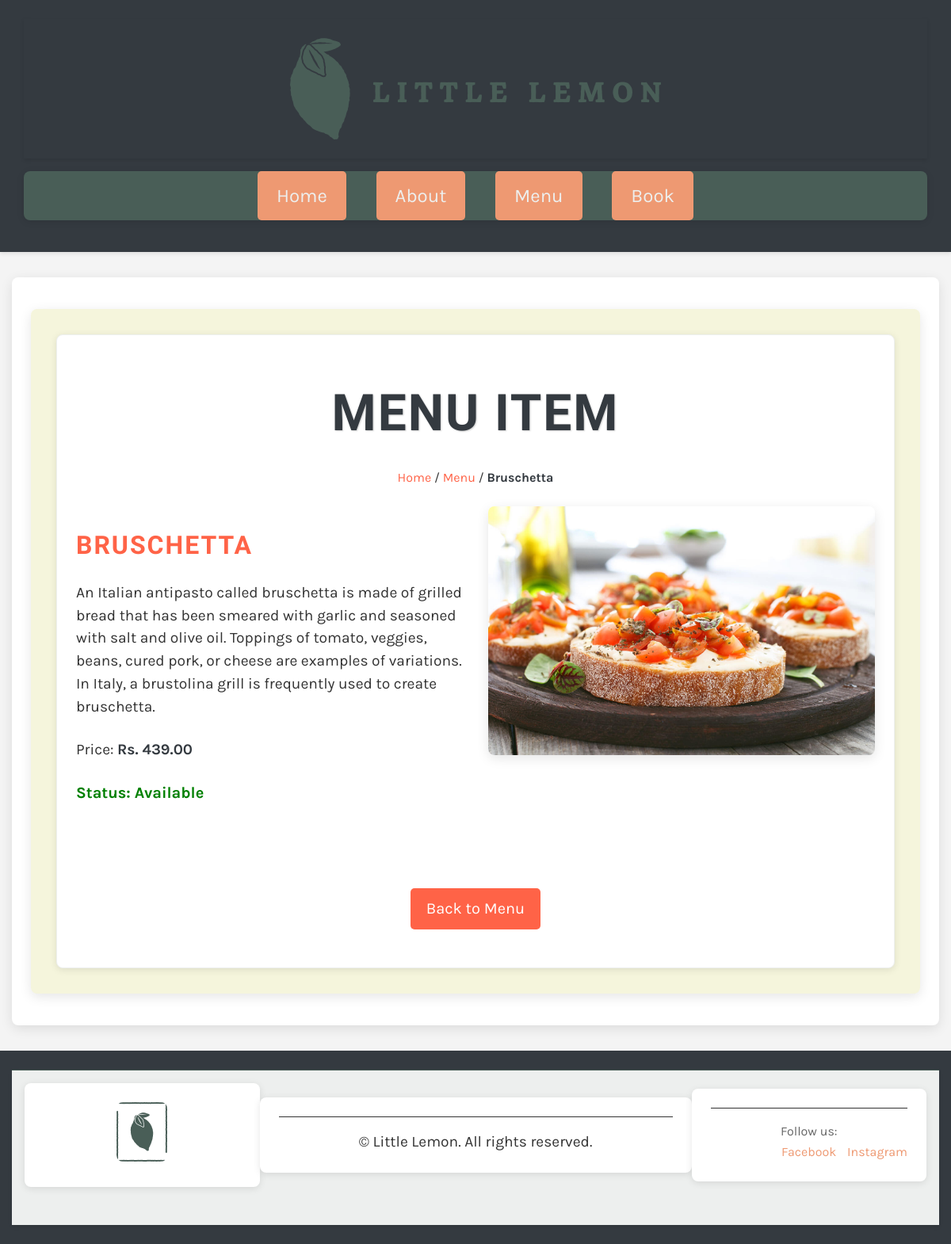
Page /menu/item/3/ on the committed database.
### restaurant/models.py (models this page shows, shortened)
class Menu(models.Model):
    name = models.CharField(max_length=200)
    price = models.IntegerField()
    description = models.TextField(max_length=1000, blank=True)
    category = models.CharField(
        max_length=20,
        choices=CATEGORY_CHOICES,
        default='entrees'
    )
    status = models.IntegerField(
        choices=STATUS_CHOICES,
        default=1
    )
    order = models.PositiveIntegerField(default=0)
    class Meta:
        ordering = ['category', 'order', 'name']

### restaurant/views.py (the view)
# urls.py: path('menu/item/<int:pk>/', display_menu_items, name='display_menu_items'),
def display_menu_items(request, pk=None):
    menu_item = get_object_or_404(Menu, pk=pk)
    return render(request, "menu_item.html", {'menu_item': menu_item})

### restaurant/templates/menu_item.html
{% extends 'base.html' %}
{% load static %}
{% block content %}
<section style="background-color: #f5f5dc; padding: 2rem; border-radius: 8px; box-shadow: 0 4px 15px rgba(0, 0, 0, 0.1);">
    <article style="max-width: 1200px; margin: 0 auto;">
        <h1 style="text-align: center; color: var(--secondary-color);">Menu Item</h1>
        <span style="display: block; text-align: center; margin-bottom: 1.5rem;">
            <a href="{% url 'home' %}" style="text-decoration: none; color: var(--accent-color);">Home</a> /
            <a href="{% url 'menu' %}" style="text-decoration: none; color: var(--accent-color);">Menu</a> /
            <span style="font-weight: bold; color: var(--secondary-color);">{{ menu_item.name }}</span>
        </span>
        <div class="row" style="display: flex; flex-wrap: wrap; gap: 2rem;">
            <div class="column" style="flex: 1; min-width: 300px;">
                <h2 style="color: var(--accent-color); font-size: 2rem;">{{ menu_item.name }}</h2>
                <p style="font-size: 1.2rem; line-height: 1.5;">{{ menu_item.description }}</p>
                <p style="font-size: 1.2rem;">Price: <span style="font-weight: bold; color: var(--secondary-color);">Rs. {{ menu_item.price }}.00</span></p>
                {% if menu_item.status == 1 %}
                    <p style="color: green; font-weight: bold;">Status: Available</p>
                {% else %}
                    <p style="color: red; font-weight: bold; text-decoration: line-through;">Status: Unavailable</p>
                {% endif %}
            </div>
            <div class="column" style="flex: 1; min-width: 300px;">
                <img src="{% static 'img/menu_items/' %}{{ menu_item.name }}.jpg" alt="{{ menu_item.name }}" style="max-width: 100%; border-radius: 8px; box-shadow: 0 4px 15px rgba(0, 0, 0, 0.1);" />
            </div>
        </div>
        <p style="text-align: center; margin-top: 2rem;">
            <a href="{% url 'menu' %}" class="cta" style="background-color: var(--accent-color); color: white; padding: 10px 20px; text-decoration: none; border-radius: 5px; transition: background-color 0.3s;">
                Back to Menu
            </a>
        </p>
    </article>
</section>
{% endblock %}

### restaurant/static/css/style.css (style rules this page uses)
body { font-family: 'Karla', sans-serif; margin: 3rem 5%; line-height: 1.6; background-color: #f7f7f7; }
h1, h2, h3, h4, h5, h6 { font-family: 'Markazi Text', serif; letter-spacing: 2px; text-transform: uppercase; }
h1 { font-size: 4rem; margin: 1.5rem 0 0; color: #333; text-shadow: 1px 1px 2px rgba(0, 0, 0, 0.2); }
h2 { font-size: 2.5rem; color: #495E57; margin: 1rem 0; }
p, ul { font-size: 1.25rem; margin-bottom: 1.5rem; }
a { color: #EE9972; text-decoration: none; transition: color 0.3s; }
section { display: flex; gap: 2rem; margin: 1rem 0; }
article { flex: 1; padding: 1.5rem; background-color: white; border-radius: 8px; box-shadow: 0 2px 10px rgba(0, 0, 0, 0.1); margin-bottom: 2rem; transition: transform 0.2s; }
article img { max-width: 100%; border-radius: 8px; }
main article { border: 1px solid #EDEFEE; }
.cta { display: inline-block; color: rgba(255, 255, 255, 0.9); background-color: #495E57; padding: 12px 24px; border-radius: 5px; text-align: center; text-decoration: none; transition: background-color 0.3s, transform 0.2s; }
.row { display: flex; flex-direction: row; width: 100%; padding-bottom: 1rem; }
.column { flex-basis: 50%; margin-bottom: 1rem; padding-bottom: 1rem; }

### restaurant/templates/base.html (style rules this page uses)
:root { --primary-color: #ffd700; --secondary-color: #343a40; --accent-color: #ff6347; --text-color: #333333; --background-color: #f4f4f4; --booking-background: #f2e9e4; }
body { margin: 0; font-family: "Karla", sans-serif; color: var(--text-color); background-color: var(--background-color); line-height: 1.6; }
a { color: var(--accent-color); text-decoration: none; transition: color 0.3s ease; }
h1, h2, h3 { font-family: 'Markazi Text', serif; margin: 1.5rem 0 1rem; color: var(--secondary-color); }

### rows in the picture
Menu: name "Bruschetta", name "BRUSCHETTA", description "An Italian antipasto called bruschetta is made of grilled bread that has been smeared with garlic and seasoned with salt and olive oil. Toppings of tomato, veggies, beans, cured pork, or cheese are examples of variations. In Italy, a brustolina grill is frequently used to create bruschetta.", price "439", name (picture)
